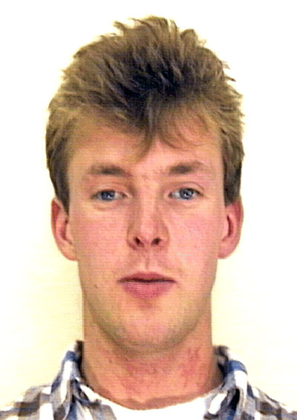
%> input picture Dense Reconstruction/Program_1/frame_0001.tif, 297 x 420 px, shrunk from 725 x 1024 before the run
$ octave --eval "result = corner;"   (GNU Octave 9; MATLAB toolbox functions it lacks are replaced by stand-ins)
%> lines starting %> are read from the running program, lines starting %| are printed output that depends on the picture; in (x1, y1, x2, y2) boxes, pixels count from 0 and x2, y2 are one past the last pixel; in counts of white or black regions, pixels touching at a corner belong together; the program's own positions count from 1
function [cout,marked_img]=corner(varargin)


%   CORNER Find corners in intensity image.
%
%       CORNER works by the following step:
%       1.	Apply the Canny edge detector to the gray level image and obtain a
%       binary edge-map.
%       2.	Extract the edge contours from the edge-map, fill the gaps in the
%       contours.
%       3.	Compute curvature at a low scale for each contour to retain all
%       true corners.
%       4.	All of the curvature local maxima are considered as corner
%       candidates, then rounded corners and false corners due to boundary
%       noise and details were eliminated.
%       5.  End points of line mode curve were added as corner, if they are not
%       close to the above detected corners.
%
%       Syntax :
%       [cout,marked_img]=corner(I,C,T_angle,sig,H,L,Endpiont,Gap_size)
%
%       Input :
%       I -  the input image, it could be gray, color or binary image. If I is
%           empty([]), input image can be get from a open file dialog box.
%       C -  denotes the minimum ratio of major axis to minor axis of an ellipse,
%           whose vertex could be detected as a corner by proposed detector.
%           The default value is 1.5.
%       T_angle -  denotes the maximum obtuse angle that a corner can have when
%           it is detected as a true corner, default value is 162.
%       Sig -  denotes the standard deviation of the Gaussian filter when
%           computeing curvature. The default sig is 3.
%       H,L -  high and low threshold of Canny edge detector. The default value
%           is 0.35 and 0.
%       Endpoint -  a flag to control whether add the end points of a curve
%           as corner, 1 means Yes and 0 means No. The default value is 1.
%       Gap_size -  a paremeter use to fill the gaps in the contours, the gap
%           not more than gap_size were filled in this stage. The default
%           Gap_size is 1 pixels.
%
%       Output :
%       cout -  a position pair list of detected corners in the input image.
%       marked_image -  image with detected corner marked.
%
%       Examples
%       -------
%       I = imread('alumgrns.tif');
%       cout = corner(I,[],[],[],0.2);
%
%       [cout, marked_image] = corner;
%
%       cout = corner([],1.6,155);
%
%
%   Composed by He Xiaochen
%   HKU EEE Dept. ITSR, Apr. 2005
%
%   Algorithm is derived from :
%       X.C. He and N.H.C. Yung, Curvature Scale Space Corner Detector with
%       Adaptive Threshold and Dynamic Region of Support, Proceedings of the
%       17th International Conference on Pattern Recognition, 2:791-794, August 2004.
%   Improved algorithm is included in :
%   	X.C. He and N.H.C. Yung, “Corner detector based on global and local curvature properties”,
%       Optical Engineering, 47(5), pp: 057008, 2008.
%

[I,C,T_angle,sig,H,L,Endpoint,Gap_size] = parse_inputs(varargin{:});
%> the answer given: ../Dense Reconstruction/Program_1/frame_0001.tif
%> in parse_inputs, I is the input picture: size 420x297x3 uint8; mean R, G, B 213.1, 186.1, 171
%> C = 1.5; T_angle = 162; sig = 3; H = 0.35; L = 0; Endpoint = 1; Gap_size = 1

if size(I,3)==3
    I=rgb2gray(I); % Transform RGB image to a Gray one.
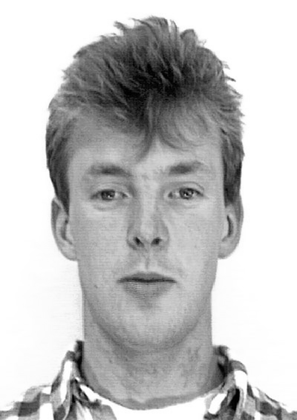
%> I: size 420x297 uint8; min 0, max 255, mean 192.5
end

tic
BW=edge(I,'canny',[L,H]);  % Detect edges
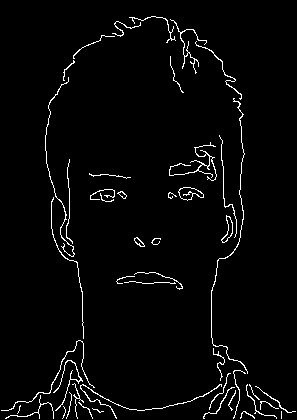
%> BW: size 420x297 logical; 2.9% white in thin lines or dots
time_for_detecting_edge=toc

tic
[curve,curve_start,curve_end,curve_mode,curve_num]=extract_curve(BW,Gap_size);  % Extract curves
time_for_extracting_curve=toc

tic
cout=get_corner(curve,curve_start,curve_end,curve_mode,curve_num,BW,sig,Endpoint,C,T_angle); % Detect corners
time_for_detecting_corner=toc

img=I;
for i=1:size(cout,1)
    img=mark(img,cout(i,1),cout(i,2),5);
end
marked_img=img;
% [4 lines of commented-out code are left out]


function [curve,curve_start,curve_end,curve_mode,cur_num]=extract_curve(BW,Gap_size)
%> called with Gap_size = 1

%   Function to extract curves from binary edge map, if the endpoint of a
%   contour is nearly connected to another endpoint, fill the gap and continue
%   the extraction. The default gap size is 1 pixles.

[L,W]=size(BW);
%> L = 420; W = 297
BW1=zeros(L+2*Gap_size,W+2*Gap_size);
%> BW1: size 422x299 double; every value is 0
BW_edge=zeros(L,W);
BW1(Gap_size+1:Gap_size+L,Gap_size+1:Gap_size+W)=BW;
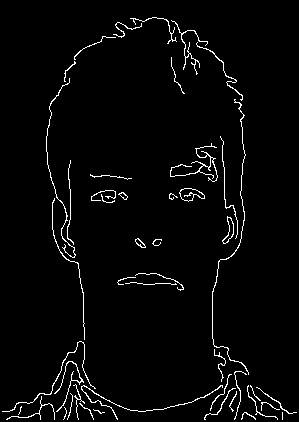
%> BW1: size 422x299 double; values 0 (black) and 1 (white), 2.9% white in thin lines or dots
[r,c]=find(BW1==1);
%> r = 3627 values from 18 to 420; c = 3627 values from 3 to 297
cur_num=0;

while size(r,1)>0
    point=[r(1),c(1)];
    cur=point;
    BW1(point(1),point(2))=0;
    [I,J]=find(BW1(point(1)-Gap_size:point(1)+Gap_size,point(2)-Gap_size:point(2)+Gap_size)==1);
    while size(I,1)>0
        dist=(I-Gap_size-1).^2+(J-Gap_size-1).^2;
        [min_dist,index]=min(dist);
        point=point+[I(index),J(index)]-Gap_size-1;
        cur=[cur;point];
        BW1(point(1),point(2))=0;
        [I,J]=find(BW1(point(1)-Gap_size:point(1)+Gap_size,point(2)-Gap_size:point(2)+Gap_size)==1);
    end

    % Extract edge towards another direction
    point=[r(1),c(1)];
    BW1(point(1),point(2))=0;
    [I,J]=find(BW1(point(1)-Gap_size:point(1)+Gap_size,point(2)-Gap_size:point(2)+Gap_size)==1);
    while size(I,1)>0
        dist=(I-Gap_size-1).^2+(J-Gap_size-1).^2;
        [min_dist,index]=min(dist);
        point=point+[I(index),J(index)]-Gap_size-1;
        cur=[point;cur];
        BW1(point(1),point(2))=0;
        [I,J]=find(BW1(point(1)-Gap_size:point(1)+Gap_size,point(2)-Gap_size:point(2)+Gap_size)==1);
    end

    if size(cur,1)>(size(BW,1)+size(BW,2))/25
        cur_num=cur_num+1;
        curve{cur_num}=cur-Gap_size;
    end
    [r,c]=find(BW1==1);

end
%> this loop made 87 passes
%> after the loop, cur_num = 37; curve = 37 items

for i=1:cur_num
    curve_start(i,:)=curve{i}(1,:);
    curve_end(i,:)=curve{i}(size(curve{i},1),:);
    if (curve_start(i,1)-curve_end(i,1))^2+...
        (curve_start(i,2)-curve_end(i,2))^2<=32
        curve_mode(i,:)='loop';
    else
        curve_mode(i,:)='line';
    end

    BW_edge(curve{i}(:,1)+(curve{i}(:,2)-1)*L)=1;
end
%> this loop made 37 passes
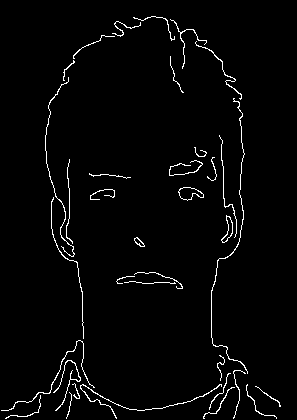
%> BW_edge: size 420x297 double; values 0 (black) and 1 (white), 2.4% white in thin lines or dots
%> after the loop, curve_end = 37 rows, first 12: [388 95; 396 41; 247 62; 339 84; 371 73; 381 70; 63 75; 244 73; 419 67; 395 75; 59 75; 419 117]; curve_mode = 37 items; curve_start = 37 rows, first 12: [411 2; 419 6; 78 69; 198 54; 393 54; 411 56; 81 65; 160 70; 393 70; 385 73; 37 115; 387 222]
%> in corner, `[curve,curve_start,curve_end,curve_mode,curve_num]=extract_curve(BW,Ga..`: curve = 37 items; curve_num = 37
% [4 lines of commented-out code are left out]


function cout=get_corner(curve,curve_start,curve_end,curve_mode,curve_num,BW,sig,Endpoint,C,T_angle)
%> called with curve_num = 37, sig = 3, Endpoint = 1, C = 1.5, T_angle = 162

corner_num=0;
cout=[];

GaussianDieOff = .0001;
pw = 1:30;
ssq = sig*sig;
%> ssq = 9
width = max(find(exp(-(pw.*pw)/(2*ssq))>GaussianDieOff));
%> width = 12
if isempty(width)
    width = 1;
end
t = (-width:width);
%> t = 25 values from -12 to 12
gau = exp(-(t.*t)/(2*ssq))/(2*pi*ssq);
%> gau = 25 values, max 0.0177 at index 13, min 5.93e-06 at index 1, mean 0.00532
gau=gau/sum(gau);
%> gau = 25 values, max 0.133 at index 13, min 4.46e-05 at index 1, mean 0.04

for i=1:curve_num;
    x=curve{i}(:,1);
    y=curve{i}(:,2);
    W=width;
    L=size(x,1);
    if L>W

        % Calculate curvature
        if curve_mode(i,:)=='loop'
            x1=[x(L-W+1:L);x;x(1:W)];
            y1=[y(L-W+1:L);y;y(1:W)];
        else
            x1=[ones(W,1)*2*x(1)-x(W+1:-1:2);x;ones(W,1)*2*x(L)-x(L-1:-1:L-W)];
            y1=[ones(W,1)*2*y(1)-y(W+1:-1:2);y;ones(W,1)*2*y(L)-y(L-1:-1:L-W)];
        end

        xx=conv(x1,gau);
        xx=xx(W+1:L+3*W);
        yy=conv(y1,gau);
        yy=yy(W+1:L+3*W);
        Xu=[xx(2)-xx(1) ; (xx(3:L+2*W)-xx(1:L+2*W-2))/2 ; xx(L+2*W)-xx(L+2*W-1)];
        Yu=[yy(2)-yy(1) ; (yy(3:L+2*W)-yy(1:L+2*W-2))/2 ; yy(L+2*W)-yy(L+2*W-1)];
        Xuu=[Xu(2)-Xu(1) ; (Xu(3:L+2*W)-Xu(1:L+2*W-2))/2 ; Xu(L+2*W)-Xu(L+2*W-1)];
        Yuu=[Yu(2)-Yu(1) ; (Yu(3:L+2*W)-Yu(1:L+2*W-2))/2 ; Yu(L+2*W)-Yu(L+2*W-1)];
        K=abs((Xu.*Yuu-Xuu.*Yu)./((Xu.*Xu+Yu.*Yu).^1.5));
        K=ceil(K*100)/100;

        % Find curvature local maxima as corner candidates
        extremum=[];
        N=size(K,1);
        n=0;
        Search=1;

        for j=1:N-1
            if (K(j+1)-K(j))*Search>0
                n=n+1;
                extremum(n)=j;  % In extremum, odd points is minima and even points is maxima
                Search=-Search;
            end
        end
        if mod(size(extremum,2),2)==0
            n=n+1;
            extremum(n)=N;
        end

        n=size(extremum,2);
        flag=ones(size(extremum));

        % Compare with adaptive local threshold to remove round corners
        for j=2:2:n
            %I=find(K(extremum(j-1):extremum(j+1))==max(K(extremum(j-1):extremum(j+1))));
            %extremum(j)=extremum(j-1)+round(mean(I))-1; % Regard middle point of plateaus as maxima

            [x,index1]=min(K(extremum(j):-1:extremum(j-1)));
            [x,index2]=min(K(extremum(j):extremum(j+1)));
            ROS=K(extremum(j)-index1+1:extremum(j)+index2-1);
            K_thre(j)=C*mean(ROS);
            if K(extremum(j))<K_thre(j)
                flag(j)=0;
            end
        end
        extremum=extremum(2:2:n);
        flag=flag(2:2:n);
        extremum=extremum(find(flag==1));

        % Check corner angle to remove false corners due to boundary noise and trivial details
        flag=0;
        smoothed_curve=[xx,yy];
        while sum(flag==0)>0
            n=size(extremum,2);
            flag=ones(size(extremum));
            for j=1:n
                if j==1 & j==n
                    ang=curve_tangent(smoothed_curve(1:L+2*W,:),extremum(j));
                elseif j==1
                    ang=curve_tangent(smoothed_curve(1:extremum(j+1),:),extremum(j));
                elseif j==n
                    ang=curve_tangent(smoothed_curve(extremum(j-1):L+2*W,:),extremum(j)-extremum(j-1)+1);
                else
                    ang=curve_tangent(smoothed_curve(extremum(j-1):extremum(j+1),:),extremum(j)-extremum(j-1)+1);
                end
                if ang>T_angle & ang<(360-T_angle)
                    flag(j)=0;
                end
            end

            if size(extremum,2)==0
                extremum=[];
            else
                extremum=extremum(find(flag~=0));
            end
        end

        extremum=extremum-W;
        extremum=extremum(find(extremum>0 & extremum<=L));
        n=size(extremum,2);
        for j=1:n
            corner_num=corner_num+1;
            cout(corner_num,:)=curve{i}(extremum(j),:);
        end
    end
end
%> this loop made 37 passes
%> (L, N, extremum) on passes 1 to 12: (192, 216, [14 23 36 52 65 117 124 136]), (58, 82, [11 40]), (231, 255, [138 215]), (165, 189, 86), (94, 118, [41 72 84]), (40, 64, -2), (35, 59, [4 14 33]), (94, 118, [60 83]), (29, 53, 33), (31, 55, [4 21]), (58, 82, [14 20 55]), (236, 260, [4 98 170 181 194 203 209 220])


% Add Endpoints
if Endpoint
    for i=1:curve_num
        if size(curve{i},1)>0 & curve_mode(i,:)=='line'

            % Start point compare with detected corners
            compare_corner=cout-ones(size(cout,1),1)*curve_start(i,:);
            compare_corner=compare_corner.^2;
            compare_corner=compare_corner(:,1)+compare_corner(:,2);
            if min(compare_corner)>25       % Add end points far from detected corners
                corner_num=corner_num+1;
                cout(corner_num,:)=curve_start(i,:);
            end

            % End point compare with detected corners
            compare_corner=cout-ones(size(cout,1),1)*curve_end(i,:);
            compare_corner=compare_corner.^2;
            compare_corner=compare_corner(:,1)+compare_corner(:,2);
            if min(compare_corner)>25
                corner_num=corner_num+1;
                cout(corner_num,:)=curve_end(i,:);
            end
        end
    end
end


% [49 lines left out: function curve_tangent, not called in this run]


function img1=mark(img,x,y,w)

[M,N,C]=size(img);
img1=img;

if isa(img,'logical')
    img1(max(1,x-floor(w/2)):min(M,x+floor(w/2)),max(1,y-floor(w/2)):min(N,y+floor(w/2)),:)=...
        (img1(max(1,x-floor(w/2)):min(M,x+floor(w/2)),max(1,y-floor(w/2)):min(N,y+floor(w/2)),:)<1);
    img1(x-floor(w/2)+1:x+floor(w/2)-1,y-floor(w/2)+1:y+floor(w/2)-1,:)=...
        img(x-floor(w/2)+1:x+floor(w/2)-1,y-floor(w/2)+1:y+floor(w/2)-1,:);
else
    img1(max(1,x-floor(w/2)):min(M,x+floor(w/2)),max(1,y-floor(w/2)):min(N,y+floor(w/2)),:)=...
        (img1(max(1,x-floor(w/2)):min(M,x+floor(w/2)),max(1,y-floor(w/2)):min(N,y+floor(w/2)),:)<128)*255;
    img1(x-floor(w/2)+1:x+floor(w/2)-1,y-floor(w/2)+1:y+floor(w/2)-1,:)=...
        img(x-floor(w/2)+1:x+floor(w/2)-1,y-floor(w/2)+1:y+floor(w/2)-1,:);
end


function [I,C,T_angle,sig,H,L,Endpoint,Gap_size] = parse_inputs(varargin);

error(nargchk(0,8,nargin));

Para=[1.5,162,3,0.35,0,1,1]; %Default experience value;

if nargin>=2
    I=varargin{1};
    for i=2:nargin
        if size(varargin{i},1)>0
            Para(i-1)=varargin{i};
        end
    end
end

if nargin==1
    I=varargin{1};
end

if nargin==0 | size(I,1)==0
    [fname,dire]=uigetfile('*.bmp;*.jpg;*.gif','Open the image to be detected');
    I=imread([dire,fname]);
end

C=Para(1);
T_angle=Para(2);
sig=Para(3);
H=Para(4);
L=Para(5);
Endpoint=Para(6);
Gap_size=Para(7);
%> the loop in corner, `for i=1:size(cout,1)` made 132 passes
%> after the loop in corner, `for i=1:size(cout,1)`:
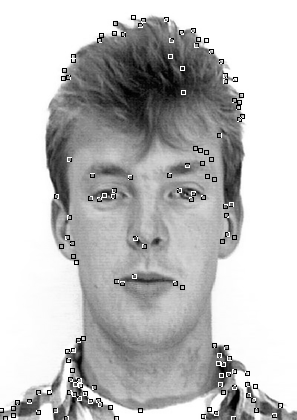
%> img: size 420x297 uint8; 1.66% of pixels changed, all inside (x1, y1, x2, y2) = (0, 15, 283, 420)

$ run again, on Dense Reconstruction/Program_1/frame_0003.tif
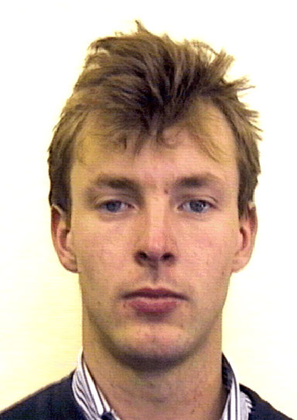
%> input picture Dense Reconstruction/Program_1/frame_0003.tif, 297 x 420 px, shrunk from 725 x 1024 before the run
%> in parse_inputs, I is the input picture: size 420x297x3 uint8; mean R, G, B 199.9, 176.8, 159.9
%> in corner, `[I,C,T_angle,sig,H,L,Endpoint,Gap_size] = parse_inputs(varargin{:});`: C = 1.5; T_angle = 162; sig = 3; H = 0.35; L = 0; Endpoint = 1
%> BW: size 420x297 logical; 2.8% white in thin lines or dots
%> in extract_curve, `BW1(Gap_size+1:Gap_size+L,Gap_size+1:Gap_size+W)=BW;`:
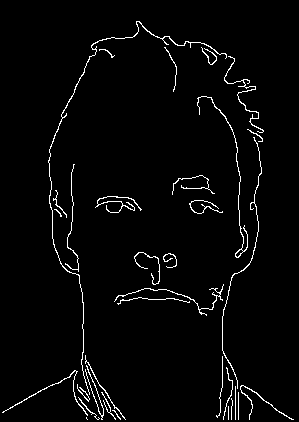
%> BW1: size 422x299 double; values 0 (black) and 1 (white), 2.7% white in thin lines or dots
%> r = 3467 values from 22 to 420; c = 3467 values from 3 to 294
%> the loop in extract_curve, `while size(r,1)>0` made 66 passes
%> after the loop in extract_curve, `while size(r,1)>0`: cur_num = 33; curve = 33 items
%> the loop in extract_curve, `for i=1:cur_num` made 33 passes
%> after the loop in extract_curve, `for i=1:cur_num`: curve_end = 33 rows, first 12: [415 87; 394 89; 199 56; 116 61; 164 74; 417 98; 365 86; 419 125; 205 106; 203 97; 400 103; 315 206]; curve_mode = 33 items; curve_start = 33 rows, first 12: [412 2; 113 66; 217 66; 47 190; 263 65; 397 78; 369 85; 362 87; 207 95; 209 141; 392 101; 301 114]
%> in corner, `[curve,curve_start,curve_end,curve_mode,curve_num]=extract_curve(BW,Ga..`: curve = 33 items; curve_num = 33
%> ssq = 9
%> width = 12
%> t = 25 values from -12 to 12
%> in get_corner, `gau = exp(-(t.*t)/(2*ssq))/(2*pi*ssq);`: gau = 25 values, max 0.0177 at index 13, min 5.93e-06 at index 1, mean 0.00532
%> in get_corner, `gau=gau/sum(gau);`: gau = 25 values, max 0.133 at index 13, min 4.46e-05 at index 1, mean 0.04
%> the loop in get_corner, `for i=1:curve_num;` made 33 passes
%> (L, N, extremum) on passes 1 to 8: (160, 184, [91 103]), (321, 345, 197), (29, 53, 22), (255, 279, [10 43 50 91 133 160 168 179]), (136, 160, [19 50 69]), (42, 66, [32 40]), (112, 136, [53 110]), (87, 111, 91)
%> the loop in get_corner, `for i=1:curve_num` made 33 passes
%> the loop in corner, `for i=1:size(cout,1)` made 113 passes
%> after the loop in corner, `for i=1:size(cout,1)`:
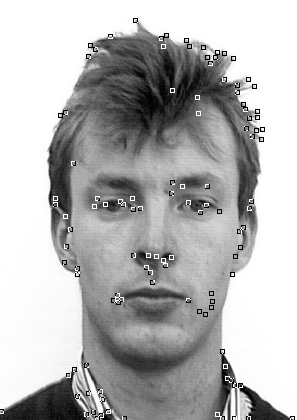
%> img: size 420x297 uint8; min 0, max 255, mean 181.2
